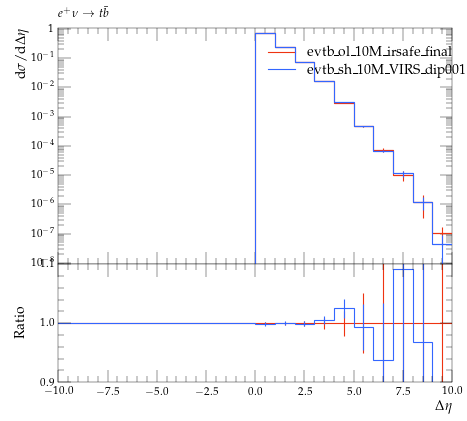

This chart was generated by the following Python code:
#! /usr/bin/env python

# This Python script was auto-generated using YODA v2.0.0.
# Analysis object: /evtb/cutEg_jbjg_deta
# Timestamp: 16-04-2024 (13:49:16)

import matplotlib as mpl
import matplotlib.pyplot as plt
mpl.use('Agg') # comment out for interactive use
import os
import numpy as np

plotDir = os.path.split(os.path.realpath(__file__))[0]
if 'YODA_USER_PLOT_PATH' in globals():
    plot_outdir = globals()['YODA_USER_PLOT_PATH']
else:
    plot_outdir = plotDir

#plot style
plt.style.use(os.path.join(plotDir, '../default.mplstyle'))
# plot metadata
figW, figH = plt.rcParams['figure.figsize']
ax_xLabel = r'$\Delta\eta$'
ax_yLabel = r'$\mathrm{d}\sigma / \mathrm{d} \Delta\eta$ '
ax_title  = r'$e^+ \nu \to t \bar b$'
ax_xScale = 'linear'
ax_yScale = 'log'
xLims = (-10.0, 10.0)
yLims = (9.000000000000001e-09, 1.1)

# TeX-friendly labels for the legend
labels = [ r"evtb\_ol\_10M\_irsafe\_final", r"evtb\_sh\_10M\_VIRS\_dip001\_irsafe\_final" ]

# Create figure and axis objects
fig, (ax, ratio0_ax) = plt.subplots(2, 1, sharex=True,
                  figsize=(figW,figH), gridspec_kw={'height_ratios': (2, 1)})
ratio0_ax.yaxis.set_major_locator(mpl.ticker.MultipleLocator(0.1))
ratio0_ax.set_ylim(0.9, 1.1)
ratio0_ax.set_ylabel('Ratio')

# LineColor map: curve index -> color
linecolors = {0: '#EE3311', 1: '#3366FF'}
# the numerical data is stored in a separate file
dataf = dict()
prefix = os.path.split(__file__)[0]
if prefix:    prefix = prefix + '/'
exec(open(prefix+'cutEg_jbjg_deta__data.py').read(), dataf)


legend_handles = [] # keep track of handles for the legend

# style options for curves
# starts at zorder>=5 to draw curve on top of legend
styles = {
  'curve0': {
    'color' : linecolors[0],
    'linestyle' : '-',
    'marker' : 'o',
    'zorder' : 5,
    'histstyle' : True,
  },
  'curve1': {
    'color' : linecolors[1],
    'linestyle' : '-',
    'marker' : 'o',
    'zorder' : 6,
    'histstyle' : True,
  },
}
# curve from input yoda files in main panel
for label in dataf['yvals'].keys():
    if all(np.isnan(v) for v in dataf['yvals'][label]):
        continue
    tmp = None
    if styles[label]['histstyle']: # draw as histogram
        tmp, = ax.plot(dataf['xedges'], dataf['yedges'][label],
                       color=styles[label]['color'],
                       linestyle=styles[label]['linestyle'],
                       drawstyle='steps-pre', solid_joinstyle='miter',
                       zorder=styles[label]['zorder'], label=label)
        ax.errorbar(dataf['xpoints'], dataf['yvals'][label], color=styles[label]['color'],
                    xerr=dataf['xerrs'], yerr=[dataf['ydowns'][label], dataf['yups'][label]],
                    linestyle='none', zorder=styles[label]['zorder'])
    else: # draw as scatter
        tmp = ax.errorbar(dataf['xpoints'], dataf['yvals'][label],
                          xerr=dataf['xerrs'],
                          yerr=[ dataf['ydowns'][label],
                          dataf['yups'][label] ],
                          fmt=styles[label]['marker'],
                          ecolor=styles[label]['color'],
                          color=styles[label]['color'], zorder=2)
        tmp[-1][0].set_linestyle(styles[label]['linestyle'])
    legend_handles += [tmp]
    for varLabel in dataf['variation_yvals'].keys():
        if varLabel.startswith(label):
            tmp, = ax.plot(dataf['xedges'], dataf['variation_yvals'][varLabel],
                           color=styles[label]['color'],
                           linestyle=styles[label]['linestyle'],
                           drawstyle='steps-pre', solid_joinstyle='miter',
                           zorder=styles[label]['zorder'], alpha=0.5)


# plots on ratio panel
# curve from input yoda files in ratio panel
for label, yvals in dataf['ratio0_yvals'].items():
    if all(np.isnan(v) for v in yvals):
        continue
    if styles[label]['histstyle']: # plot as histogram
        ratio0_ax.plot(dataf['xedges'], yvals,
                       color=styles[label]['color'],
                       linestyle=styles[label]['linestyle'],
                       drawstyle='steps-pre', zorder=1,
                       solid_joinstyle='miter')
        ratio0_ax.vlines(dataf['xpoints'],
                         dataf['ratio0_ymin'][label],
                         dataf['ratio0_ymax'][label],
                         color=styles[label]['color'], zorder=1)
    else: # plot as scatter
        tmp = ratio0_ax.errorbar(dataf['xpoints'],
                                 yvals, xerr=dataf['xerrs'],
                                 yerr=dataf['ratio0_yerrs'][label],
                                 fmt=styles[label]['marker'],
                                 ecolor=styles[label]['color'],
                                 color=styles[label]['color'])
        tmp[-1][0].set_linestyle(styles[label]['linestyle'])

    for varlabel in dataf['ratio0_variation_vals'].keys():
        if varlabel.startswith(label):
            ratio0_ax.plot(dataf['xedges'],
                            dataf['ratio0_variation_vals'][varlabel],
                            color=styles[label]['color'],
                            linestyle=styles[label]['linestyle'],
                            drawstyle='steps-pre', solid_joinstyle='miter',
                            zorder=1, alpha=0.5)

legend_pos = (0.5, 0.97)
ax.legend(legend_handles, labels, loc='upper left', bbox_to_anchor=legend_pos)

# set plot metadata as defined above
ratio0_ax.set_xlabel(ax_xLabel)
ratio0_ax.xaxis.set_label_coords(1., -.15)
ax.set_ylabel(ax_yLabel, loc='top')
ax.set_title(ax_title, loc='left')
ax.set_xscale(ax_xScale)
ax.set_yscale(ax_yScale)
ax.set_xlim(xLims)
ax.set_ylim(yLims)

# tick formatting
plt.rcParams['xtick.top'] = True
plt.rcParams['ytick.right'] = True
ax.yaxis.set_major_locator(mpl.ticker.LogLocator(base=10.0, numticks=np.inf))
ax.yaxis.set_minor_locator(mpl.ticker.LogLocator(
                           base=10.0, subs=np.arange(0.1, 1, 0.1), numticks=np.inf))
fig.align_ylabels((ax, ratio0_ax))
plt.savefig(os.path.join(plot_outdir, 'cutEg_jbjg_deta.pdf'), format='PDF')
plt.savefig(os.path.join(plot_outdir, 'cutEg_jbjg_deta.png'), format='PNG')

plt.close(fig)
